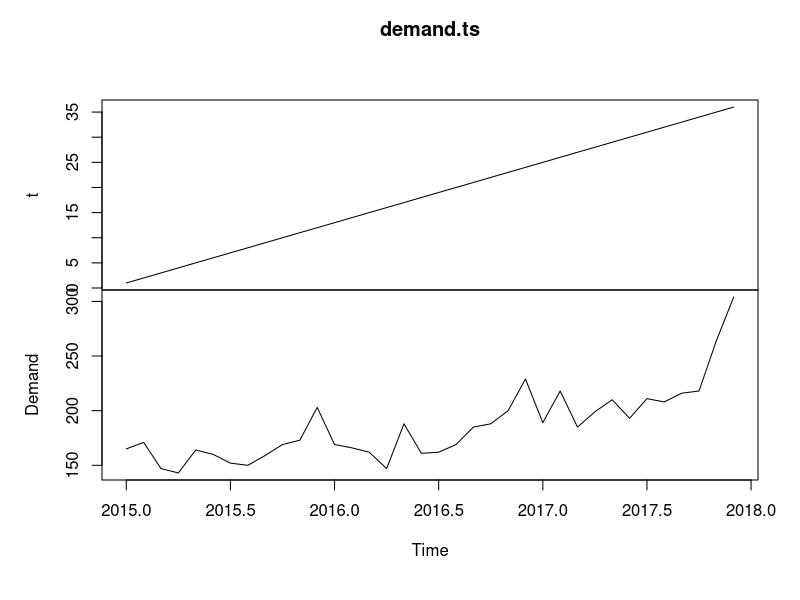
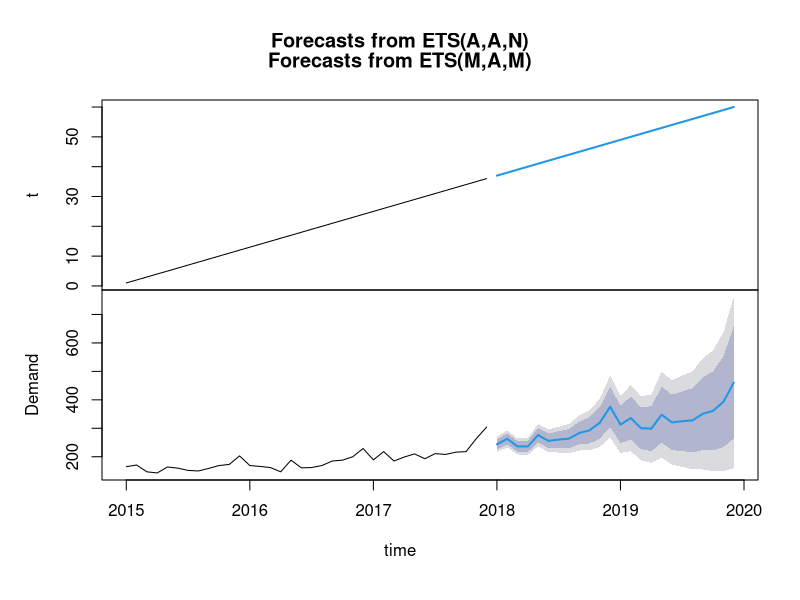
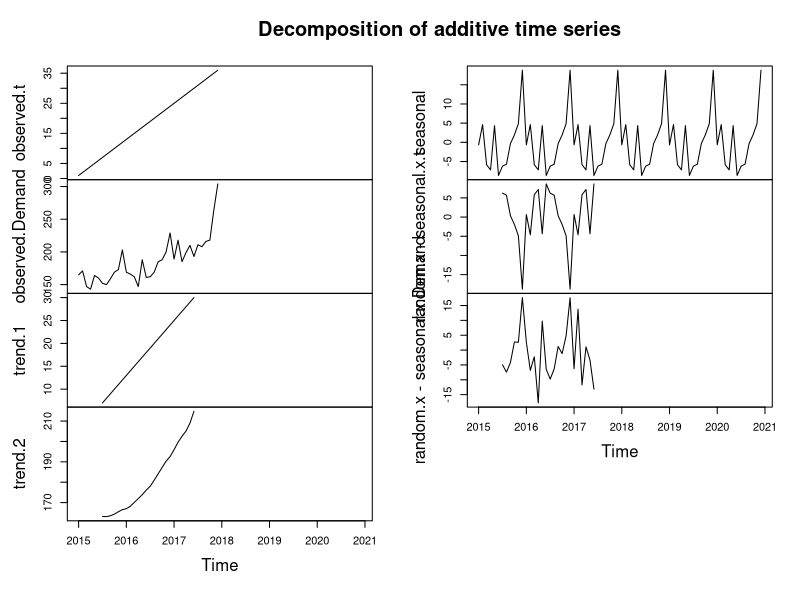

These figures' R source, in order:
install.packages("forecast",dependencies = TRUE)
library(forecast)


setwd("C:/R")
demand<-read.csv("Forecast.csv")

demand

demand.ts<-ts(demand,frequency = 12, start = c(2015,1))

demand.ts

plot(demand.ts)

demand.forecast<-forecast(demand.ts)

demand.forecast

plot(demand.forecast)


demand.forecast$method

decompose.demand<-decompose(demand.ts)
class(decompose.demand)

plot(decompose.demand)
